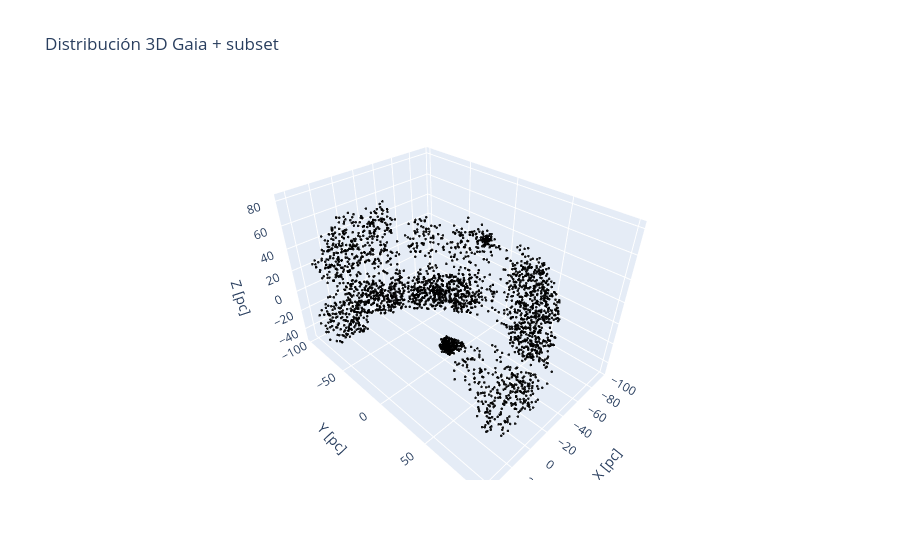

This figure's notebook cell:
### Code cell
import plotly.graph_objects as go
fig = go.Figure()
df_filter = dff[dff['cluster']==2]
# 🔵 Estrellas principales
fig.add_trace(
    go.Scatter3d(
        x=df_filter["x_pc"],
        y=df_filter["y_pc"],
        z=df_filter["z_pc"],
        mode="markers",
        marker=dict(
            size=3,
            color=df_filter["parallax"],  # o lo que uses
            colorscale="Viridis",
            opacity=0.7,
            colorbar=dict(title="Parallax [mas]")
        ),
        name="Gaia sample"
    )
)

# ⚫ Estrellas negras (más pequeñas)
fig.add_trace(
    go.Scatter3d(
        x=dff["x_pc"],
        y=dff["y_pc"],
        z=dff["z_pc"],
        mode="markers",
        marker=dict(
            size=1.5,
            color="black",
            opacity=0.9
        ),
        name="Subset especial"
    )
)

fig.update_layout(
    title="Distribución 3D Gaia + subset",
    scene=dict(
        xaxis_title="X [pc]",
        yaxis_title="Y [pc]",
        zaxis_title="Z [pc]"
    )
)

fig.show()

### Figure 1 — Plotly figure (JSON) as saved in the notebook; plotly's stock layout.template omitted (floating-point values rounded to 4 significant figures; data arrays with more than 128 entries replaced by an {"elided": "..."} marker saying what was removed)
{"data": [{"marker": {"color": [], "colorbar": {"title": {"text": "Parallax [mas]"}}, "colorscale": [[0, "#440154"], [0.1111, "#482878"], [0.2222, "#3e4989"], [0.3333, "#31688e"], [0.4444, "#26828e"], [0.5556, "#1f9e89"], [0.6667, "#35b779"], [0.7778, "#6ece58"], [0.8889, "#b5de2b"], [1, "#fde725"]], "opacity": 0.7, "size": 3}, "mode": "markers", "name": "Gaia sample", "type": "scatter3d", "x": [], "y": [], "z": []}, {"marker": {"color": "black", "opacity": 0.9, "size": 1.5}, "mode": "markers", "name": "Subset especial", "type": "scatter3d", "x": {"elided": "2961 float values"}, "y": {"elided": "2961 float values"}, "z": {"elided": "2961 float values"}}], "layout": {"scene": {"xaxis": {"title": {"text": "X [pc]"}}, "yaxis": {"title": {"text": "Y [pc]"}}, "zaxis": {"title": {"text": "Z [pc]"}}}, "title": {"text": "Distribución 3D Gaia + subset"}}}
